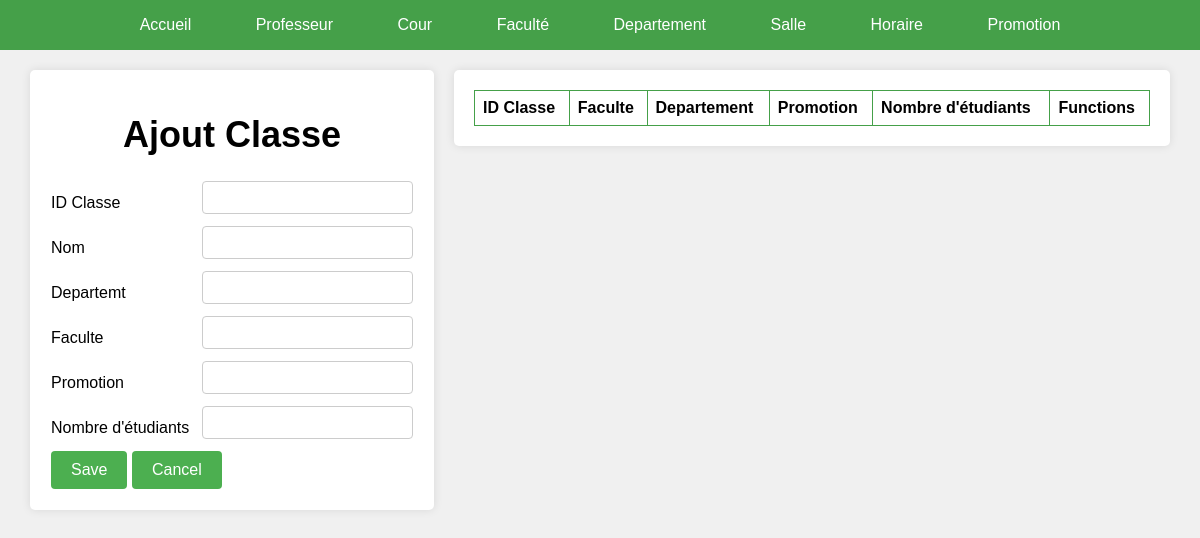
Page /admin/GestionClasse/ajoutClasse.php on the earlier database version.
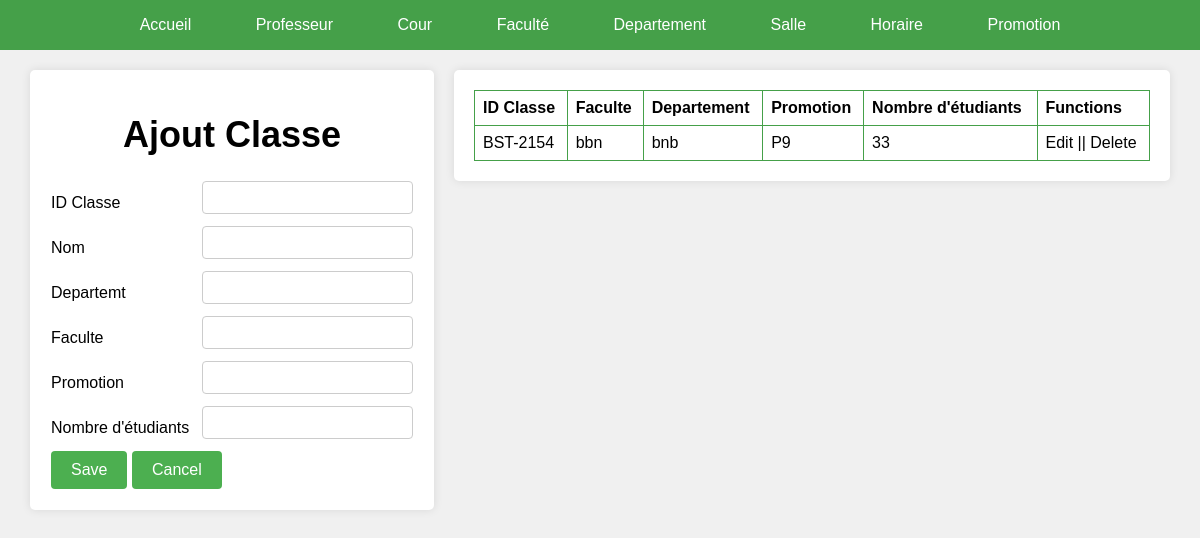
Same page on the later database version.
### tables this page shows
CREATE TABLE `classe` (
  `id` varchar(20) NOT NULL,
  `Nom` varchar(10) NOT NULL,
  `Departement` text NOT NULL,
  `Faculte` text NOT NULL,
  `Promotion` text NOT NULL,
  `classe` text NOT NULL,
  `NumberStudents` int(11) NOT NULL
);

### admin/GestionClasse/ajoutClasse.php (the view, shortened to what this page needs)
<!DOCTYPE html>
<html>
<head>
</head>
<body>
  <nav>
    <a href="#accueil">Accueil</a>
    <a href="#professeur">Professeur</a>
    <a href="#cour">Cour</a>
    <a href="#faculte">Faculté</a>
    <a href="#departement">Departement</a>
    <a href="#salle">Salle</a>
    <a href="#horaire">Horaire</a>
    <a href="#promotion">Promotion</a>
  </nav>
  <div class="wrapper">
    <div class="form">
        <form method="POST">
        <h1>Ajout Classe</h1>
          <table>
              <tr>
                <td> ID Classe </td>
                <td><input type="text" name="id" /></td>
              </tr>
              <tr>
                <td> Nom </td>
                <td><input type="text" name="Nom" /></td>
              </tr>
              <tr>
                <td> Departemt</td>
                <td><input type="text" name="Departemt" /></td>
              </tr>
              <tr>
                <td> Faculte</td>
                <td><input type="text" name="Faculte" />
                </td>
              </tr>
              <tr>
                <td> Promotion</td>
                <td> <input type="text" name="Promotion" />
                </td>
              </tr>
              <tr>
                <td> Nombre d'étudiants</td>
                <td> <input type="number" name="NombreEtudiants" />
                </td>
              </tr>
            <tr>
              <td colspan="2">
                <input type="submit" name="submit" value="Save" />
                <input type="reset" value="Cancel" />
              </td>
            </tr>
          </table>
        </form>
    </div>
    <div class="table">
    <table>
            <tr>
              <th>ID Classe</th>
              <th>Faculte</th>
              <th>Departement</th>
              <th>Promotion</th>
              <th>Nombre d'étudiants</th>
              <th>Functions</th>
            </tr>
            <?php
                include("../connexion.php");
                $sql = "SELECT * FROM classe";
                $stmtSelect = $connexion->prepare($sql);
                $stmtSelect ->execute();
                $classes = $stmtSelect->fetchAll(PDO::FETCH_ASSOC);
                foreach($classes as $classe):
                ?>
            <tr>
                <td> <?php echo $classe['id'];?></td>
                <td><?php echo $classe['Faculte']; ?></td>
                <td> <?php echo $classe['Departement'];?></td>
                <td> <?php echo $classe['Promotion'];?></td>
                <td> <?php echo $classe['NumberStudents'];?></td>
                <td>Edit || Delete</td>
            </tr>
            <?php
              endforeach;
            ?>
      </table>
      </div>
  </div>
</body>
</html>

Differences in the rows shown:
added classe: id "BST-2154", Faculte "bbn", Departement "bnb", Promotion "P9", NumberStudents "33"
